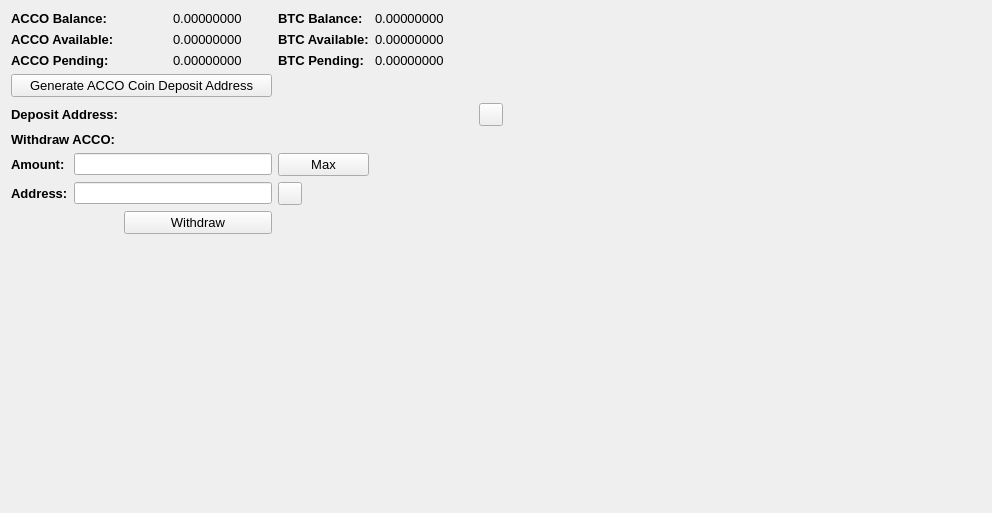
     <widget class="QWidget" name="BalanceTab">
      <attribute name="title">
       <string>Balance</string>
      </attribute>
      <layout class="QGridLayout" name="gridLayout_2">
       <item row="0" column="0" colspan="2">
        <widget class="QLabel" name="label_11">
         <property name="font">
          <font>
           <pointsize>10</pointsize>
           <weight>75</weight>
           <bold>true</bold>
          </font>
         </property>
         <property name="text">
          <string>ACCO Balance:</string>
         </property>
        </widget>
       </item>
       <item row="0" column="3">
        <widget class="QLabel" name="ACCOBalanceLabel">
         <property name="font">
          <font>
           <pointsize>10</pointsize>
          </font>
         </property>
         <property name="text">
          <string>0.00000000</string>
         </property>
         <property name="textInteractionFlags">
          <set>Qt::LinksAccessibleByMouse|Qt::TextSelectableByMouse</set>
         </property>
        </widget>
       </item>
       <item row="0" column="4">
        <widget class="QLabel" name="label_12">
         <property name="font">
          <font>
           <pointsize>10</pointsize>
           <weight>75</weight>
           <bold>true</bold>
          </font>
         </property>
         <property name="text">
          <string>BTC Balance:</string>
         </property>
        </widget>
       </item>
       <item row="0" column="5">
        <widget class="QLabel" name="BitcoinBalanceLabel">
         <property name="font">
          <font>
           <pointsize>10</pointsize>
          </font>
         </property>
         <property name="text">
          <string>0.00000000</string>
         </property>
         <property name="textInteractionFlags">
          <set>Qt::LinksAccessibleByMouse|Qt::TextSelectableByMouse</set>
         </property>
        </widget>
       </item>
       <item row="0" column="7" rowspan="10">
        <spacer name="horizontalSpacer_4">
         <property name="orientation">
          <enum>Qt::Horizontal</enum>
         </property>
         <property name="sizeHint" stdset="0">
          <size>
           <width>478</width>
           <height>488</height>
          </size>
         </property>
        </spacer>
       </item>
       <item row="1" column="0" colspan="2">
        <widget class="QLabel" name="label_13">
         <property name="font">
          <font>
           <pointsize>10</pointsize>
           <weight>75</weight>
           <bold>true</bold>
          </font>
         </property>
         <property name="text">
          <string>ACCO Available:</string>
         </property>
        </widget>
       </item>
       <item row="1" column="3">
        <widget class="QLabel" name="ACCOAvailableLabel_2">
         <property name="font">
          <font>
           <pointsize>10</pointsize>
          </font>
         </property>
         <property name="text">
          <string>0.00000000</string>
         </property>
         <property name="textInteractionFlags">
          <set>Qt::LinksAccessibleByMouse|Qt::TextSelectableByMouse</set>
         </property>
        </widget>
       </item>
       <item row="1" column="4">
        <widget class="QLabel" name="label_15">
         <property name="font">
          <font>
           <pointsize>10</pointsize>
           <weight>75</weight>
           <bold>true</bold>
          </font>
         </property>
         <property name="text">
          <string>BTC Available:</string>
         </property>
        </widget>
       </item>
       <item row="1" column="5">
        <widget class="QLabel" name="BitcoinAvailableLabel">
         <property name="font">
          <font>
           <pointsize>10</pointsize>
          </font>
         </property>
         <property name="text">
          <string>0.00000000</string>
         </property>
         <property name="textInteractionFlags">
          <set>Qt::LinksAccessibleByMouse|Qt::TextSelectableByMouse</set>
         </property>
        </widget>
       </item>
       <item row="2" column="0" colspan="2">
        <widget class="QLabel" name="label_14">
         <property name="font">
          <font>
           <pointsize>10</pointsize>
           <weight>75</weight>
           <bold>true</bold>
          </font>
         </property>
         <property name="text">
          <string>ACCO Pending:</string>
         </property>
        </widget>
       </item>
       <item row="2" column="3">
        <widget class="QLabel" name="ACCOPendingLabel">
         <property name="font">
          <font>
           <pointsize>10</pointsize>
          </font>
         </property>
         <property name="text">
          <string>0.00000000</string>
         </property>
         <property name="textInteractionFlags">
          <set>Qt::LinksAccessibleByMouse|Qt::TextSelectableByMouse</set>
         </property>
        </widget>
       </item>
       <item row="2" column="4">
        <widget class="QLabel" name="label_31">
         <property name="font">
          <font>
           <pointsize>10</pointsize>
           <weight>75</weight>
           <bold>true</bold>
          </font>
         </property>
         <property name="text">
          <string>BTC Pending:</string>
         </property>
        </widget>
       </item>
       <item row="2" column="5">
        <widget class="QLabel" name="BitcoinPendingLabel">
         <property name="font">
          <font>
           <pointsize>10</pointsize>
          </font>
         </property>
         <property name="text">
          <string>0.00000000</string>
         </property>
         <property name="textInteractionFlags">
          <set>Qt::LinksAccessibleByMouse|Qt::TextSelectableByMouse</set>
         </property>
        </widget>
       </item>
       <item row="3" column="0" colspan="4">
        <widget class="QPushButton" name="GenDepositBTN">
         <property name="font">
          <font>
           <pointsize>10</pointsize>
          </font>
         </property>
         <property name="text">
          <string>Generate ACCO Coin Deposit Address</string>
         </property>
        </widget>
       </item>
       <item row="4" column="0" colspan="3">
        <widget class="QLabel" name="label_33">
         <property name="font">
          <font>
           <pointsize>10</pointsize>
           <weight>75</weight>
           <bold>true</bold>
          </font>
         </property>
         <property name="text">
          <string>Deposit Address:</string>
         </property>
        </widget>
       </item>
       <item row="4" column="3" colspan="3">
        <widget class="QLabel" name="DepositAddressLabel">
         <property name="minimumSize">
          <size>
           <width>300</width>
           <height>0</height>
          </size>
         </property>
         <property name="palette">
          <palette>
           <active>
            <colorrole role="WindowText">
             <brush brushstyle="SolidPattern">
              <color alpha="255">
               <red>0</red>
               <green>0</green>
               <blue>0</blue>
              </color>
             </brush>
            </colorrole>
            <colorrole role="Text">
             <brush brushstyle="SolidPattern">
              <color alpha="255">
               <red>0</red>
               <green>0</green>
               <blue>255</blue>
              </color>
             </brush>
            </colorrole>
           </active>
           <inactive>
            <colorrole role="WindowText">
             <brush brushstyle="SolidPattern">
              <color alpha="255">
               <red>0</red>
               <green>0</green>
               <blue>0</blue>
              </color>
             </brush>
            </colorrole>
            <colorrole role="Text">
             <brush brushstyle="SolidPattern">
              <color alpha="255">
               <red>0</red>
               <green>0</green>
               <blue>255</blue>
              </color>
             </brush>
            </colorrole>
           </inactive>
           <disabled>
            <colorrole role="WindowText">
             <brush brushstyle="SolidPattern">
              <color alpha="255">
               <red>120</red>
               <green>120</green>
               <blue>120</blue>
              </color>
             </brush>
            </colorrole>
            <colorrole role="Text">
             <brush brushstyle="SolidPattern">
              <color alpha="255">
               <red>120</red>
               <green>120</green>
               <blue>120</blue>
              </color>
             </brush>
            </colorrole>
           </disabled>
          </palette>
         </property>
         <property name="font">
          <font>
           <pointsize>10</pointsize>
           <weight>75</weight>
           <bold>true</bold>
          </font>
         </property>
         <property name="text">
          <string/>
         </property>
         <property name="alignment">
          <set>Qt::AlignRight|Qt::AlignTrailing|Qt::AlignVCenter</set>
         </property>
         <property name="textInteractionFlags">
          <set>Qt::LinksAccessibleByMouse|Qt::TextSelectableByKeyboard|Qt::TextSelectableByMouse</set>
         </property>
        </widget>
       </item>
       <item row="4" column="6">
        <widget class="QToolButton" name="DepositCopyButton">
         <property name="toolTip">
          <string>Copy to clipboard</string>
         </property>
         <property name="text">
          <string/>
         </property>
         <property name="icon">
          <iconset resource="../bitcoin.qrc">
           <normaloff>:/icons/editcopy</normaloff>:/icons/editcopy</iconset>
         </property>
         <property name="shortcut">
          <string>Alt+P</string>
         </property>
        </widget>
       </item>
       <item row="5" column="0" colspan="2">
        <widget class="QLabel" name="label_34">
         <property name="font">
          <font>
           <pointsize>10</pointsize>
           <weight>75</weight>
           <bold>true</bold>
          </font>
         </property>
         <property name="text">
          <string>Withdraw ACCO:</string>
         </property>
        </widget>
       </item>
       <item row="6" column="0">
        <widget class="QLabel" name="label_26">
         <property name="font">
          <font>
           <pointsize>10</pointsize>
           <weight>75</weight>
           <bold>true</bold>
          </font>
         </property>
         <property name="text">
          <string>Amount:</string>
         </property>
        </widget>
       </item>
       <item row="6" column="1" colspan="3">
        <widget class="QLineEdit" name="WithdrawUnitsInput">
         <property name="font">
          <font>
           <pointsize>9</pointsize>
           <weight>75</weight>
           <bold>true</bold>
          </font>
         </property>
         <property name="text">
          <string/>
         </property>
        </widget>
       </item>
       <item row="6" column="4">
        <widget class="QPushButton" name="Withdraw_Max_Amount">
         <property name="font">
          <font>
           <pointsize>10</pointsize>
          </font>
         </property>
         <property name="text">
          <string>Max</string>
         </property>
        </widget>
       </item>
       <item row="7" column="0">
        <widget class="QLabel" name="label_10">
         <property name="font">
          <font>
           <pointsize>10</pointsize>
           <weight>75</weight>
           <bold>true</bold>
          </font>
         </property>
         <property name="text">
          <string>Address:</string>
         </property>
        </widget>
       </item>
       <item row="7" column="1" colspan="3">
        <widget class="QLineEdit" name="WithdrawAddress">
         <property name="font">
          <font>
           <pointsize>9</pointsize>
           <weight>75</weight>
           <bold>true</bold>
          </font>
         </property>
        </widget>
       </item>
       <item row="7" column="4">
        <widget class="QToolButton" name="WithdrawPasteButton">
         <property name="toolTip">
          <string>Paste from clipboard</string>
         </property>
         <property name="text">
          <string/>
         </property>
         <property name="icon">
          <iconset resource="../bitcoin.qrc">
           <normaloff>:/icons/editpaste</normaloff>:/icons/editpaste</iconset>
         </property>
         <property name="shortcut">
          <string>Alt+P</string>
         </property>
        </widget>
       </item>
       <item row="8" column="2" colspan="2">
        <widget class="QPushButton" name="WithdrawUnitsBtn">
         <property name="font">
          <font>
           <pointsize>10</pointsize>
          </font>
         </property>
         <property name="text">
          <string>Withdraw</string>
         </property>
        </widget>
       </item>
       <item row="9" column="0" colspan="6">
        <spacer name="verticalSpacer">
         <property name="orientation">
          <enum>Qt::Vertical</enum>
         </property>
         <property name="sizeHint" stdset="0">
          <size>
           <width>428</width>
           <height>262</height>
          </size>
         </property>
        </spacer>
       </item>
      </layout>
      <zorder>label_31</zorder>
      <zorder>label_15</zorder>
      <zorder>label_12</zorder>
      <zorder>label_14</zorder>
      <zorder>label_13</zorder>
      <zorder>label_11</zorder>
      <zorder>BitcoinBalanceLabel</zorder>
      <zorder>ACCOBalanceLabel</zorder>
      <zorder>ACCOAvailableLabel_2</zorder>
      <zorder>ACCOPendingLabel</zorder>
      <zorder>BitcoinAvailableLabel</zorder>
      <zorder>BitcoinPendingLabel</zorder>
      <zorder>label_33</zorder>
      <zorder>GenDepositBTN</zorder>
      <zorder>DepositAddressLabel</zorder>
      <zorder>Withdraw_Max_Amount</zorder>
      <zorder>label_34</zorder>
      <zorder>WithdrawUnitsInput</zorder>
      <zorder>label_10</zorder>
      <zorder>label_26</zorder>
      <zorder>WithdrawAddress</zorder>
      <zorder>WithdrawUnitsBtn</zorder>
      <zorder>horizontalSpacer_4</zorder>
      <zorder>verticalSpacer</zorder>
      <zorder>WithdrawPasteButton</zorder>
      <zorder>DepositCopyButton</zorder>
     </widget>
